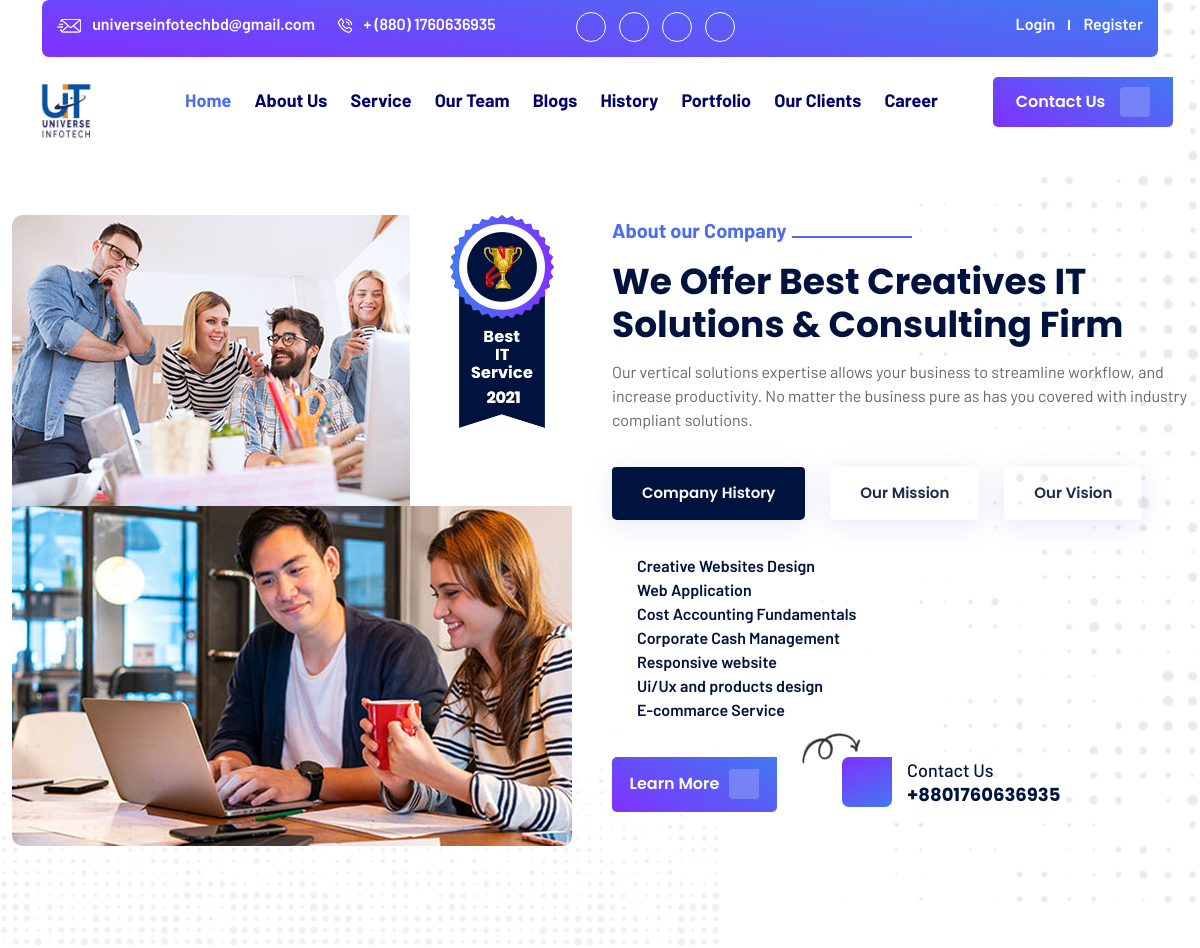
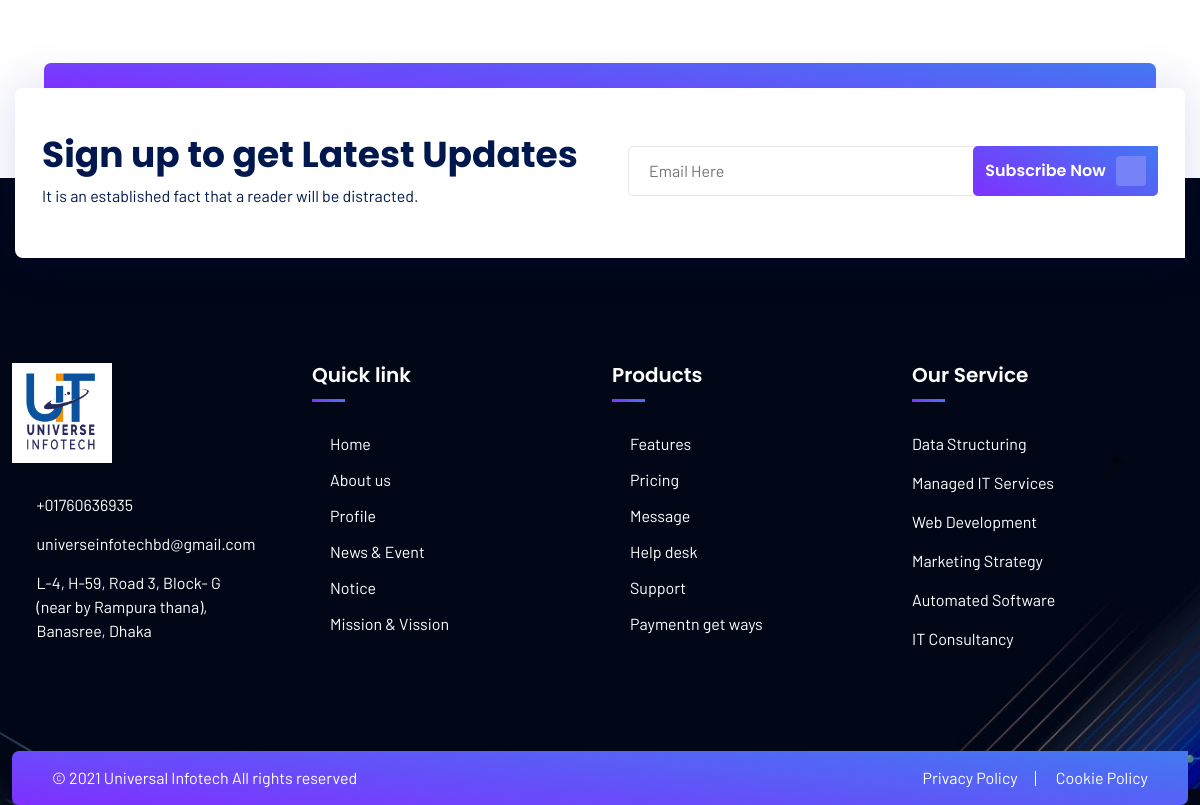
The page /about/ on the database its author committed (2 pictures, top to bottom).
### universeinfotech_app/models.py (models this page shows, shortened)
class IT_Profile(models.Model):
    title = models.CharField(max_length = 150)
    it_profile_file= models.FileField(upload_to='ItProfileFile')

class Our_Service(models.Model):
    title = models.CharField(max_length = 150)
    slug = models.SlugField(max_length = 50, unique=True, blank=True,null=True)
    font_icon_code = models.CharField(max_length = 150)
    description  = models.TextField()

### universeinfotech_app/views.py (the view)
# urls.py: path('about/', about , name='about'),
def about(request):
    return render(request, 'about.html')

### universeinfotech_app/templatetags/itprofile.py (called while the page is built)
@register.filter
def itprofile(request):
    return IT_Profile.objects.all().order_by('-id')[:1]

### universeinfotech_app/templatetags/service.py (called while the page is built)
@register.filter
def service(request):
    return Our_Service.objects.all()[:6]

### universeinfotech_app/templates/about.html (shortened to what this page needs)
{% extends 'base.html' %}
{% load static %}
{% block content %}
<section id="it-nw-about" class="it-nw-about-section position-relative">
    <div class="it-nw-side-bg text-center position-absolute"><img src="static/assets/img/its-2/side-line.png" alt=""></div>
    <div class="it-nw-dot-bg text-center position-absolute"><img src="static/assets/img/its-2/dot.png" alt=""></div>
    <div class="container" style="margin-top: 10%;">
        <div class="row">
            <div class="col-lg-6 wow fadeInRight" data-wow-delay="0ms" data-wow-duration="1500ms">
                <div class="it-nw-about-img-wrapper">
                    <div class="it-nw-about-img-area d-flex">
                        <div class="it-nw-about-img">
                            <img src="{% static 'assets/img/its-2/about/ab1.jpg' %}">
                        </div>
                        <div class="it-nw-about-img-2">
                            <img src="{% static 'assets/img/its-2/logo/badge.png' %}">
                        </div>
                    </div>
                    <div class="it-nw-about-img-area d-flex">
                        <div class="it-nw-about-img">
                        </div>
                    </div>
                </div>
            </div>
            <div class="col-lg-6 wow fadeInLeft" data-wow-delay="0ms" data-wow-duration="1500ms">
                <div class="it-nw-about-text-wrapper">
                    <div class="it-nw-section-title headline pera-content">
                        <span class="it-nw-title-tag">About our Company </span>
                        <h2>We Offer Best Creatives IT
                        Solutions & Consulting Firm</h2>
                        <p> Our vertical solutions expertise allows your business to streamline workflow, and increase productivity. No matter the business pure as has you covered with industry compliant solutions.</p>
                    </div>
                    <div class="it-nw-about-tab-wrapper">
                        <div class="it-nw-about-tab-btn">
                            <ul id="tabs" class="nav text-capitalize nav-tabs">
                                <li class="nav-item"><a href="#" data-target="#history" data-toggle="tab" class="nav-link text-capitalize active">Company History</a></li>
                                <li class="nav-item"><a href="#" data-target="#mission" data-toggle="tab" class="nav-link text-capitalize">Our Mission</a></li>
                                <li class="nav-item"><a href="#" data-target="#vision" data-toggle="tab" class="nav-link text-capitalize">Our Vision</a></li>
                            </ul>
                        </div>
                        <div class="it-nw-about-tab-content ul-li-block pera-content">
                            <div id="tabsContent" class="tab-content">
                                <div id="history" class="tab-pane fade active show">
                                    <div class="it-nw-about-tab-content">
                                        <ul>
                                            <li>Creative Websites Design</li>
                                            <li>Web Application</li>
                                            <li>Cost Accounting Fundamentals</li>
                                            <li>Corporate Cash Management</li>
                                            <li>Responsive website</li>
                                            <li>Ui/Ux and products design</li>
                                            <li>E-commarce Service</li>
                                        </ul>
                                    </div>
                                </div>
                            </div>
                        </div>
                        <div class="it-nw-about-bottom d-flex position-relative">
                            <div class="it-nw-btn  text-center">
                                <a class="d-flex justify-content-center align-items-center" href="#">Learn More <i class="fas fa-arrow-right"></i></a>
                            </div>
                            <span class="it-nw-about-arrow position-absolute"><img src="static/assets/img/its-2/logo/arrow.png" alt=""></span>
                            <div class="it-nw-about-cta d-flex">
                                <div class="it-nw-ab-cta-icon d-flex justify-content-center align-items-center">
                                    <i class="fas fa-phone"></i>
                                </div>
                                <div class="it-nx-about-cta-text headline">
                                    <span>Contact Us</span>
                                    <h4>+8801760636935</h4>
                                </div>
                            </div>
                        </div>
                    </div>
                </div>
            </div>
        </div>
    </div>
</section>
{% endblock content %}

### universeinfotech_app/templates/base.html (shortened to what this page needs)
{% load static %}
{% load service %}
{% load itprofile %}
<!DOCTYPE html>
<html lang="en">
<head>
	<link rel="stylesheet" href="{% static 'assets/css/owl.carousel.css' %}">
	<link rel="stylesheet" href="{% static 'assets/css/fontawesome-all.css' %}">
	<link rel="stylesheet" href="{% static 'assets/css/slick.css' %}">
	<link rel="stylesheet" href="{% static 'assets/css/flaticon-5.css' %}">
	<link rel="stylesheet" href="{% static 'assets/css/animate.css' %}">
	<link rel="stylesheet" href="{% static 'assets/css/bootstrap.min.css' %}">
	<link rel="stylesheet" href="{% static 'assets/css/video.min.css' %}">
	<link rel="stylesheet" href="{% static 'assets/css/it-source-2.css' %}">
	<link rel="stylesheet" href="{% static 'assets/css/style.css' %}">
</head>
<body class="it-nw" data-spy="scroll" data-target=".it-nw-main-navigation" data-offset="80">
{% include 'includes/navbar.html' %}
{% block content %}
{% endblock content %}
	<footer id="it-nw-fooer" class="it-nw-footer-section  position-relative" data-background="{% static 'assets/img/its-2/bg/f-bg.jpg' %}" style="margin-top: 15%;">
		<div class="it-nw-newslatter-area">
			<div class="container">
				<div class="it-nw-newslatter-content headline d-flex align-items-center justify-content-between">
					<div class="it-nw-newslatter-text">
						<h3>Sign up to get Latest Updates</h3>
						<span>It is an established fact that a reader will be distracted.</span>
					</div>
					<div class="it-nw-newslatter-form position-relative">
						<form action="#">
							<input type="text" placeholder="Email Here">
							<div class="it-nw-btn text-center">
								<button>Subscribe Now<i class="fas fa-arrow-right"></i></button>
							</div>
						</form>
					</div>
				</div>
			</div>
		</div>
		<div class="it-nw-fooer-widget-wrapper">
			<div class="container">
				<div class="it-nw-fooer-widget-area">
					<div class="row">
						<div class="col-lg-3 col-md-6">
							<div class="it-nw-fooer-widget headline pera-content ul-li-block">
								<div class="it-nw-logo-widget">
									<a href="#"><img src="{% static 'assets/img/its-2/logo/logo1.png' %}" alt=""></a>
									<div class="it-nw-fooer-widget headline pera-content ul-li-block">
										<div class="it-nw-contact-widget">
											<ul>
												<li><i class="fas fa-phone"></i> <span> +01760636935 </span>  </li>
												<li><i class="fas fa-envelope"></i> <span> universeinfotechbd@gmail.com  </span> </li>
												<li><i class="fas fa-map-marker-alt"></i> <span> L-4, H-59, Road 3,
													Block- G (near by Rampura thana), Banasree, Dhaka </span></li>
											</ul>
										</div>
									</div>
								</div>
							</div>
						</div>
						<div class="col-lg-3 col-md-6">
							<div class="it-nw-fooer-widget headline pera-content ul-li-block">
								<div class="it-nw-fooer-menu">
									<h3 class="widget-title">Quick link</h3>
									<ul>
										<li><a href="{% url 'home' %}" target="_blank">Home</a></li>
										<li><a href="{% url 'about' %}"target="_blank">About us</a></li>
										{% for p in request|itprofile  %}
										<li><a href="{{ p.it_profile_file.url }}" download="">Profile</a></li>
										{% endfor %}
										<li><a href="{% url 'news-and-evenet' %}"target="_blank">News & Event</a></li>
										<li><a href="{% url 'notice' %}"target="_blank">Notice</a></li>
										<li><a href="{% url 'mission-and-vission' %}"target="_blank">Mission & Vission</a></li>
									</ul>
								</div>
							</div>
						</div>
						<div class="col-lg-3 col-md-6">
							<div class="it-nw-fooer-widget headline pera-content ul-li-block">
								<div class="it-nw-fooer-menu">
									<h3 class="widget-title">Products</h3>
									<ul>
										<li><a href="{% url 'feature' %}" target="_blank">Features</a></li>
										<li><a href="#">Pricing</a></li>
										<li><a href="#">Message</a></li>
										<li><a href="#">Help desk</a></li>
										<li><a href="#">Support</a></li>
										<li><a href="#">Paymentn get ways</a></li>
									</ul>
								</div>
							</div>
						</div>
						<div class="col-lg-3 col-md-6">
							<div class="it-nw-fooer-widget headline pera-content ul-li-block">
								<div class="it-nw-contact-widget">
									<h3 class="widget-title">Our Service</h3>
									<ul>
										{% for s in request|service %}
											<li><a href="{% url 'service-detail' s.slug %}">{{ s.title }}</a></li>
										{% endfor %}
										</ul>
								</div>
							</div>
						</div>
					</div>
				</div>
			</div>
		</div>
		<div class="it-nw-fooer-copyright">
			<div class="container">
				<div class="it-nw-copyright-wrap pera-content d-flex justify-content-between align-items-center">
					<div class="it-nw-copyright-text">
						<p>© 2021 Universal Infotech All rights reserved</p>
					</div>
					<div class="it-nw-copyright-menu ul-li">
						<ul>
							<li><a href="#">Privacy Policy </a></li>
							<li><a href="#">Cookie Policy </a></li>
						</ul>
					</div>
				</div>
			</div>
		</div>
	</footer>
</body>
</html>

### rows shown on the page
Our_Service: title "Data Structuring"
Our_Service: title "Managed IT Services"
Our_Service: title "Web Development"
Our_Service: title "Marketing Strategy"
Our_Service: title "Automated Software"
Our_Service: title "IT Consultancy"
